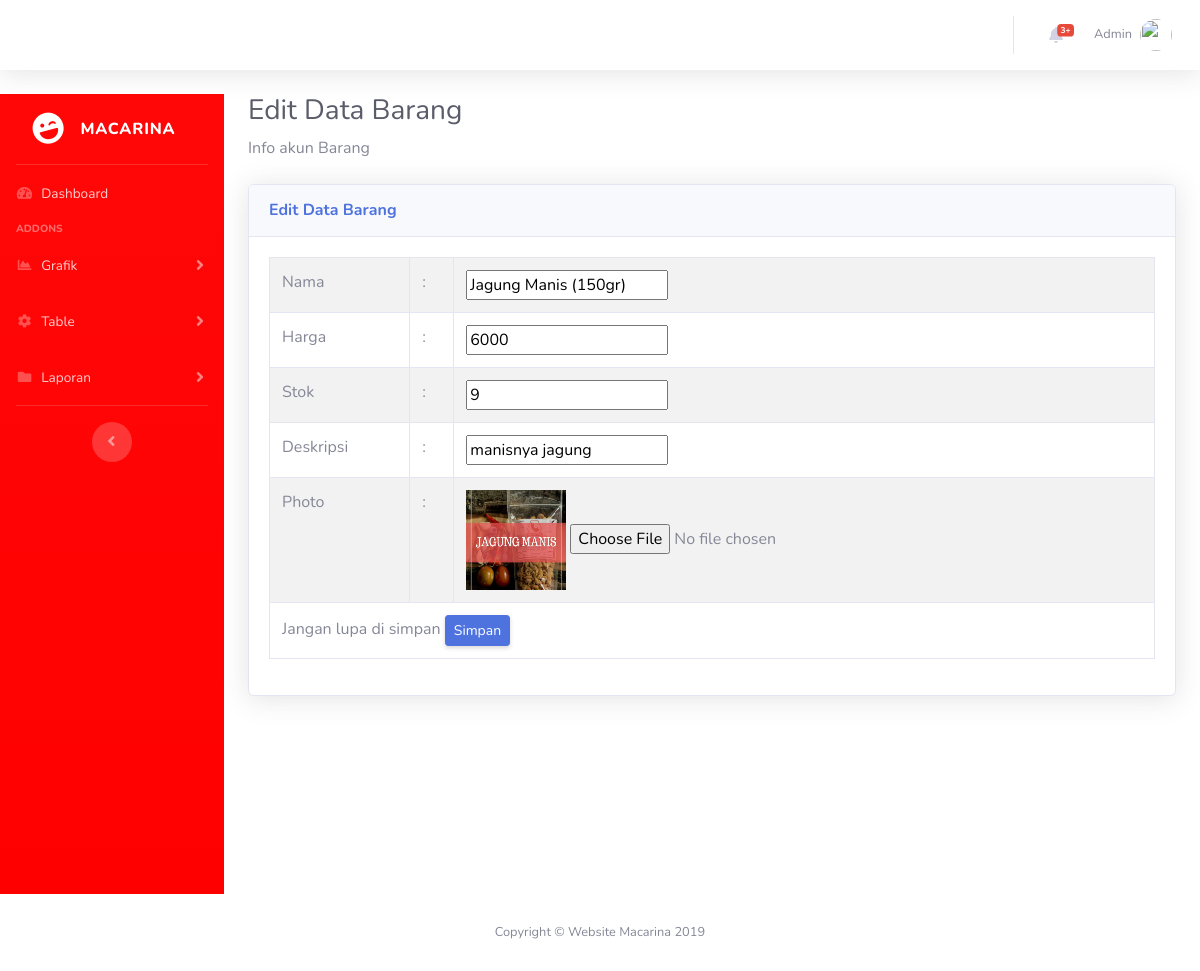
/admin/barang/detBarang.php?txt_idbrg=1, run on an earlier commit of the app's database.
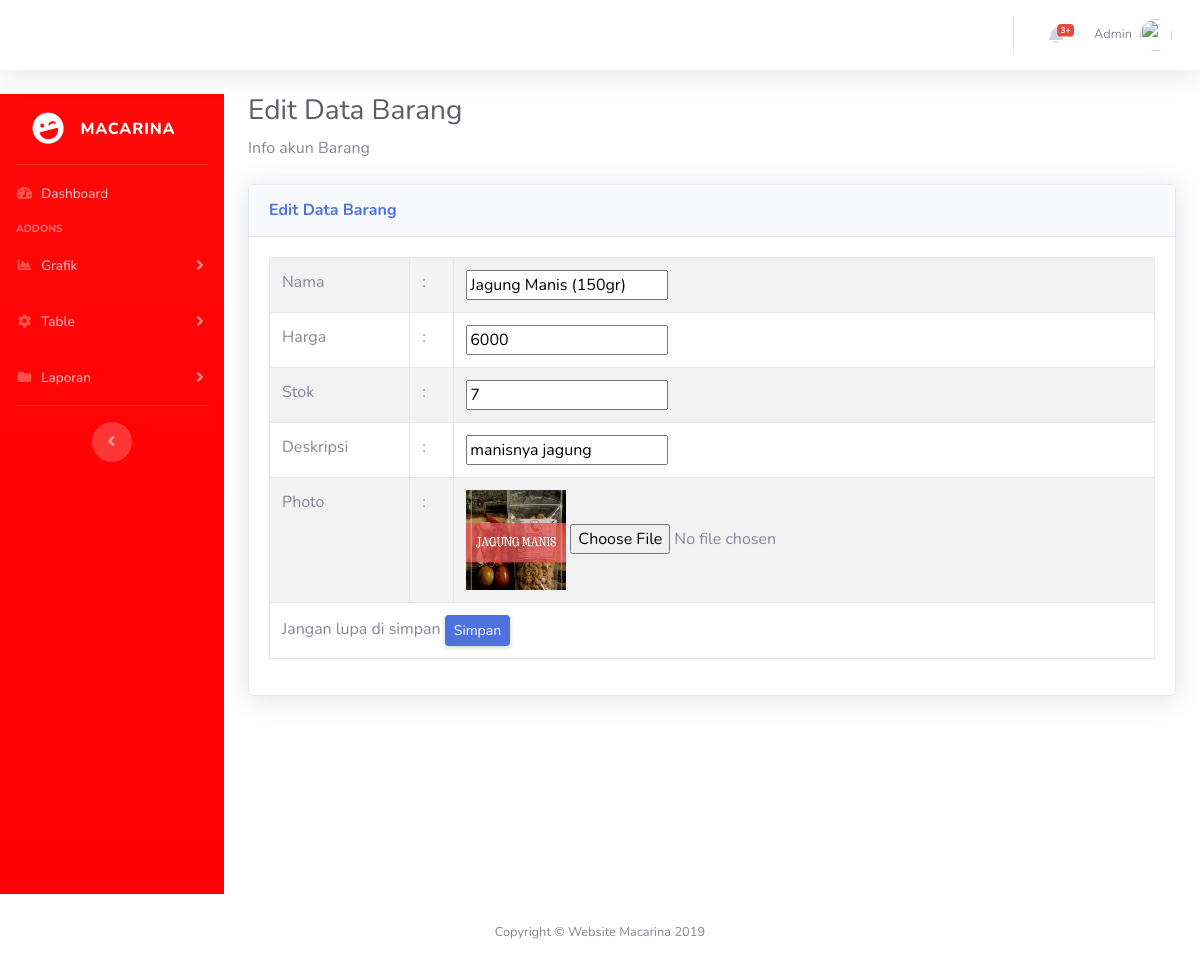
And on a later commit of the database.
### tables this page shows
CREATE TABLE `barang` (
  `kd_barang` int(11) NOT NULL,
  `nama_barang` varchar(50) NOT NULL,
  `harga` int(11) NOT NULL,
  `stok` int(11) NOT NULL,
  `gambar_brg` varchar(25) NOT NULL,
  `deskripsi` varchar(20) NOT NULL
);

### admin/barang/detBarang.php (the view, shortened to what this page needs)
<!DOCTYPE html>
<html lang="en">
<head>
  <link href="../vendor/fontawesome-free/css/all.min.css" rel="stylesheet" type="text/css">
  <link href="../css/sb-admin-2.min.css" rel="stylesheet">
  <link href="../vendor/datatables/dataTables.bootstrap4.min.css" rel="stylesheet">
</head>
<?php
include_once "../topNavbar.php";
?>
  <div id="wrapper">
<?php
include_once "../config/side.php";
?>
        <div class="container-fluid">
          <h1 class="h3 mb-2 text-gray-800">Edit Data Barang</h1>
          <p class="mb-4">Info akun Barang</p>
          <div class="card shadow mb-4">
            <div class="card-header py-3">
              <h6 class="m-0 font-weight-bold text-primary">Edit Data Barang</h6>
            </div>
            <div class="card-body">
            <?php
            include "../config/config.php";
            $id = $_GET['txt_idbrg'];
            $query_mysql = mysqli_query($koneksi,"SELECT barang.* , barang.kd_barang
            FROM barang
              WHERE barang.kd_barang = $id");
            while($data = mysqli_fetch_array($query_mysql)){
          ?>
            <form method ="POST" action="editBarang.php" enctype="multipart/form-data">
                <table border="1" class="table table-striped table-bordered table-hover">
                    <tr>
                        <td>Nama</td>
                        <td>:</td>
                        <td><input type="text" name="txt_nama_brg" value="<?php echo $data['nama_barang'] ?>"></td>
                    </tr>
                    <tr>
                        <td>Harga</td>
                        <td>:</td>
                        <td><input type="number" name="txt_harga" value="<?php echo $data['harga'] ?>" ></td>
                    </tr>
                    <tr>
                        <td>Stok </td>
                        <td>:</td>
                        <td><input type="number" name="txt_stok" value="<?php echo $data['stok'] ?>"> </td>
                    </tr>
                    <tr>
                        <td>Deskripsi </td>
                        <td>:</td>
                        <td><input type="textarea" name="txt_desc" value="<?php echo $data['deskripsi'] ?>"> </td>
                    </tr>
                    <tr>
                        <td>Photo </td>
                        <td>:</td>
                        <td><?php echo "<img src='../img/barang/".$data['gambar_brg']."' width='100px' height='100px'/>" ?>
                        <input type="file" name="gambar" />
                       </td>
                    </tr>
                    <tr>
                        <td colspan="3">Jangan lupa di simpan <input class="d-none d-sm-inline-block btn btn-sm btn-primary shadow-sm" type="submit" name="btn_simpan" value="Simpan"></td>
                    </tr>
                </table>
            </form>
            <?php } ?>
            </div>
          </div>
        </div>
      </div>
      <?php
      include_once "../footer.php";
      ?>
    </div>
  </div>
</body>
</html>

What changed in the data, as far as the page shows it:
changed barang "Jagung Manis (150gr)": txt_stok "9" → "7"
